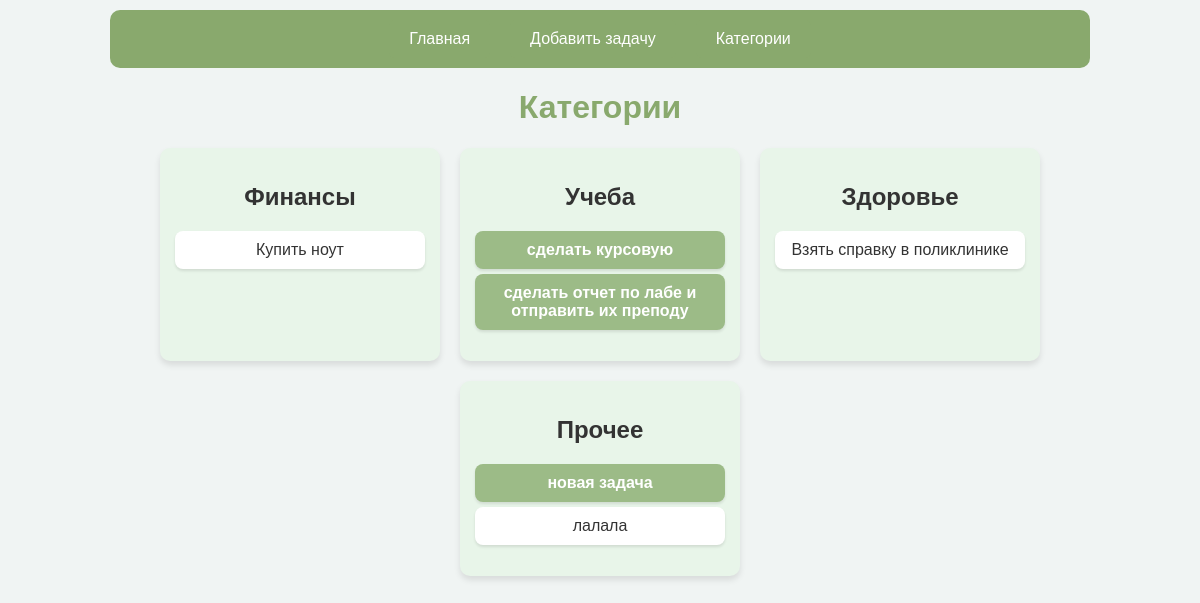
Page /categories/ on the earlier database version.
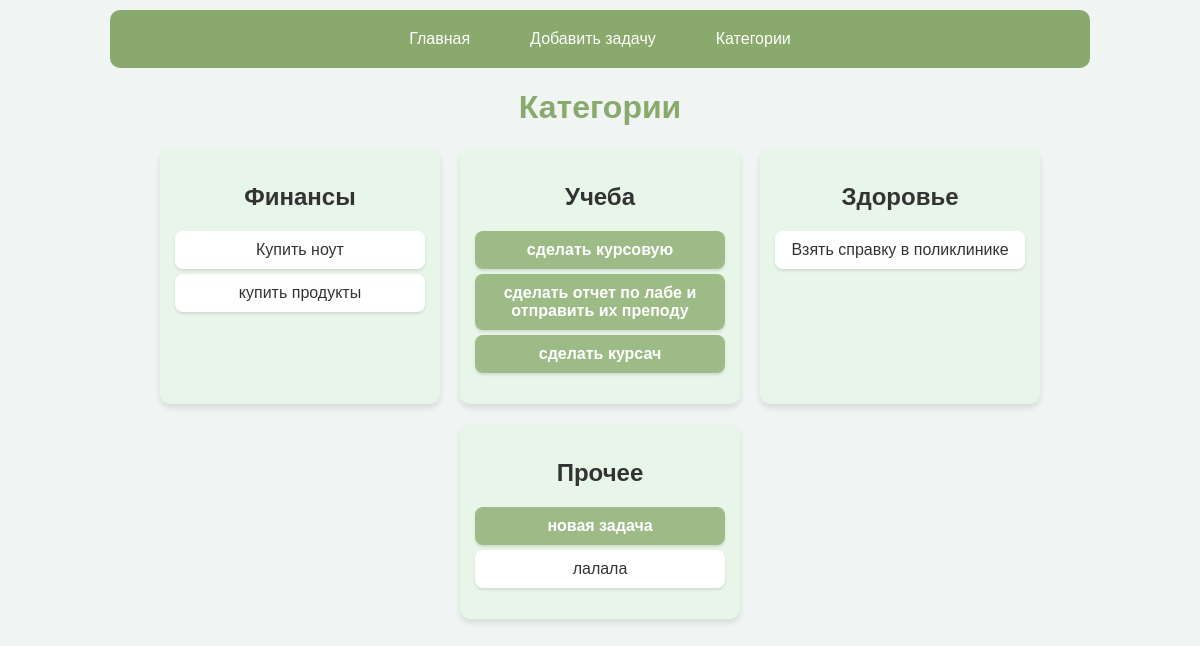
Same page on the later database version.
### tasks/models.py (models this page shows, shortened)
class Category(models.Model):
    name = models.CharField(max_length=100)
    class Meta:
        verbose_name_plural = "Categories"

class Task(models.Model):
    title = models.CharField(max_length=200)
    description = models.TextField(blank=True, max_length=300)
    completed = models.BooleanField(default=False)
    category = models.ForeignKey(Category, on_delete=models.CASCADE, null=True, blank=True)
    priority = models.ForeignKey(Priority, on_delete=models.SET_NULL, null=True, blank=True)

### tasks/views.py (the view)
# urls.py: path('categories/', views.category_list, name='category_list'),
def category_list(request):
    categories = Category.objects.all()
    return render(request, 'tasks/category_list.html', {'categories': categories})

### tasks/templates/tasks/category_list.html
{% extends "base.html" %}
{% block content %}
<h1>Категории</h1>
<div class="category-container">
    {% for category in categories %}
    <div class="category-box">
        <h2>{{ category.name }}</h2>
        <ul class="task-list">
            {% for task in category.task_set.all %}
            <li class="task {% if task.completed %}completed{% endif %}">
                <span class="task-title">{{ task.title }}</span>
            </li>
            {% empty %}
            <li>Нет задач</li>
            {% endfor %}
        </ul>
    </div>
    {% endfor %}
</div>
{% endblock %}

Differences in the rows shown:
added Task: title "купить продукты", completed False (drawn), shown under Category "Финансы"
added Task: title "сделать курсач", completed True (drawn), shown under Category "Учеба"
